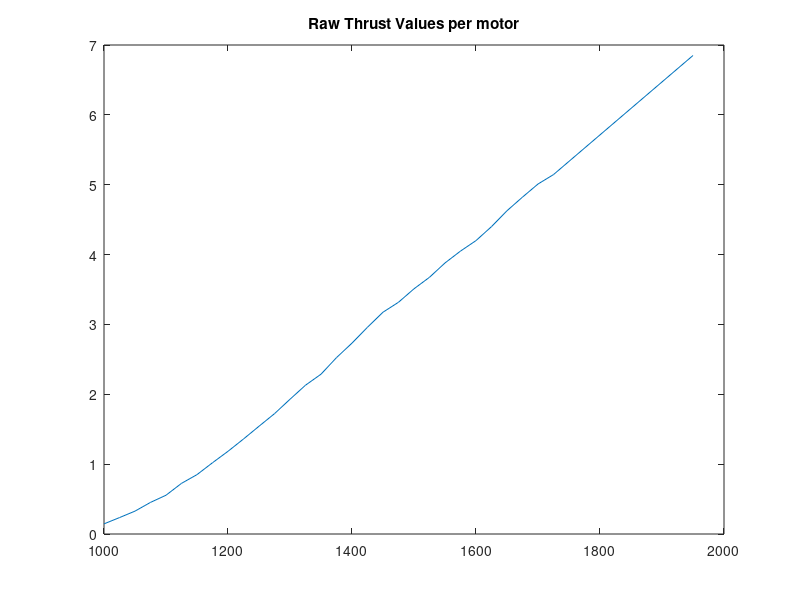

Write the MATLAB code that produced this figure. (Note: this script raises an error after producing the figure.)
%% Parameters
fit_order = 3;
calc_scalar = true;

%% Print Data
fprintf("\nOrder of fitted function: %d\n\n", fit_order);

%% Motor Data

% Full sweeps
pwm = [1000:25:1725, 1950];
m1_data = [0.58 0.94 1.31 1.81 2.22 2.9 3.4 4.08 4.735 5.44 6.17 6.89 7.715 8.52 9.15 10.1 10.93 11.84 12.7 13.27 14.04 14.7 15.52 16.2 16.8 17.6 18.51 19.29 20.04 20.58 27.4] / 4;

% Plot
figure;
plot(pwm, m1_data);
%legend('Honeybee Thrust');
title('Raw Thrust Values per motor');


%% Fit Model
pwm_full = 1000:1:2000;
scale_val = 2000;

m1_p_scaled = polyfit(pwm / scale_val, m1_data, fit_order);
m1_p = apply_scaling(m1_p_scaled, scale_val);
m1_fit = polyval(m1_p, pwm_full);

% Print
print_coeffs(1, m1_p);

% Plot
figure;
hold on;
plot(pwm_full, m1_fit);
plot(pwm, m1_data, 'o');
hold off;
%legend('Honeybee Thrust per motor Fitted');
title('Honeybee thrust per motor');
xlabel('PWM Value');
ylabel('Thurst (N)');


%% Helper functions
function poly_scaled = apply_scaling(poly, scalar)
    poly_scaled = poly;
    for i = 1:length(poly)
        poly_scaled(i) = poly_scaled(i) / scalar^(length(poly) - i);
    end
end


function print_coeffs(motor_num, coeffs)
    fprintf("Motor %d: ", motor_num);
    for i = 1:length(coeffs)
       fprintf("%+20.16f", coeffs(i));
       if i < length(coeffs)
           fprintf("*x^%d", length(coeffs) - i);
       else
           fprintf("\n");
       end
    end
end